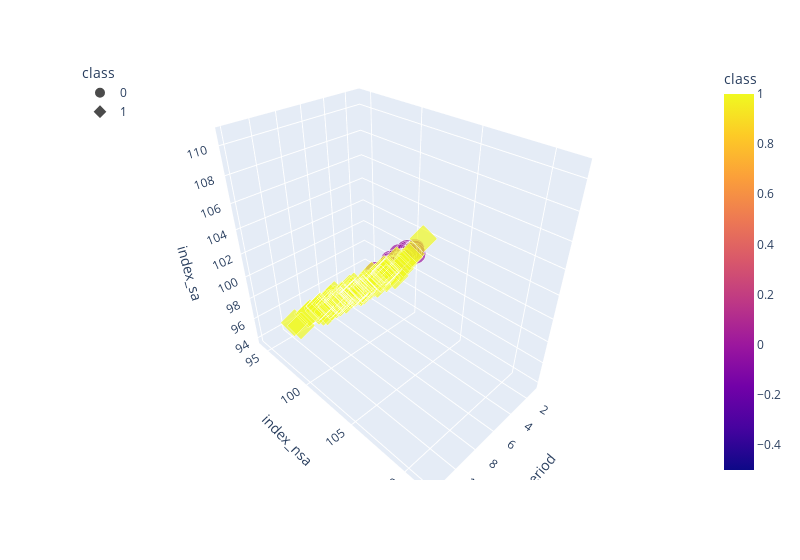

The notebook cell saved with this chart:
### Code cell
# Plotting the clusters with three features 3d graph 
fig = px.scatter_3d(encode_1991, x="period", y="index_nsa", z="index_sa", 
                    color="class", symbol="class", size="hpi_flavor_monthly",width=800)

fig.update_layout(legend=dict(x=0,y=1))

fig.show()

### Figure 1 — Plotly figure (JSON) as saved in the notebook; plotly's stock layout.template omitted (floating-point values rounded to 4 significant figures; data arrays with more than 128 entries replaced by an {"elided": "..."} marker saying what was removed)
{"data": [{"hovertemplate": "class=%{marker.color}<br>period=%{x}<br>index_nsa=%{y}<br>index_sa=%{z}<br>hpi_flavor_monthly=%{marker.size}<extra></extra>", "legendgroup": "0", "marker": {"color": {"elided": "876 int values"}, "coloraxis": "coloraxis", "size": {"elided": "876 int values"}, "sizemode": "area", "sizeref": 0.0025, "symbol": "circle"}, "mode": "markers", "name": "0", "scene": "scene", "showlegend": true, "type": "scatter3d", "x": {"elided": "876 int values"}, "y": {"elided": "876 float values"}, "z": {"elided": "876 float values"}}, {"hovertemplate": "class=%{marker.color}<br>period=%{x}<br>index_nsa=%{y}<br>index_sa=%{z}<br>hpi_flavor_monthly=%{marker.size}<extra></extra>", "legendgroup": "1", "marker": {"color": {"elided": "380 int values"}, "coloraxis": "coloraxis", "size": {"elided": "380 int values"}, "sizemode": "area", "sizeref": 0.0025, "symbol": "diamond"}, "mode": "markers", "name": "1", "scene": "scene", "showlegend": true, "type": "scatter3d", "x": {"elided": "380 int values"}, "y": {"elided": "380 float values"}, "z": {"elided": "380 float values"}}], "layout": {"coloraxis": {"colorbar": {"title": {"text": "class"}}, "colorscale": [[0, "#0d0887"], [0.1111, "#46039f"], [0.2222, "#7201a8"], [0.3333, "#9c179e"], [0.4444, "#bd3786"], [0.5556, "#d8576b"], [0.6667, "#ed7953"], [0.7778, "#fb9f3a"], [0.8889, "#fdca26"], [1, "#f0f921"]]}, "legend": {"itemsizing": "constant", "title": {"text": "class"}, "tracegroupgap": 0, "x": 0, "y": 1}, "margin": {"t": 60}, "scene": {"domain": {"x": [0, 1], "y": [0, 1]}, "xaxis": {"title": {"text": "period"}}, "yaxis": {"title": {"text": "index_nsa"}}, "zaxis": {"title": {"text": "index_sa"}}}, "width": 800}}
